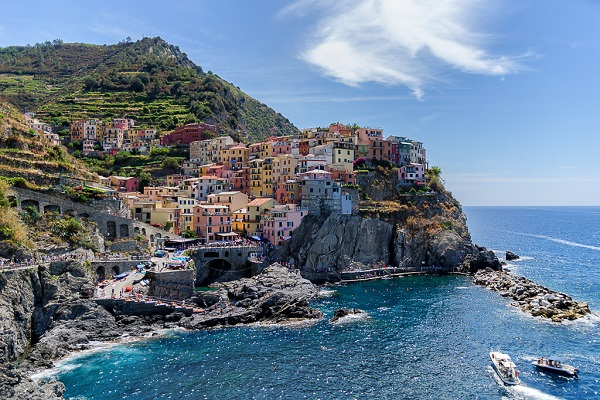
#> input picture test.jpg, 600 x 400 px, found by its file name
$ python edge_basic.py   (older library calls are emulated)
#> lines starting #> are read from the running program, lines starting #| are printed output that depends on the picture; after the words box and inside, x2 and y2 are one past the last pixel; in counts of white or black regions, pixels touching at a corner belong together
import cv2
import numpy as np

def sobel_magnitude(gray):
    sx = cv2.Sobel(gray, cv2.CV_64F, 1, 0, ksize=3)
    sy = cv2.Sobel(gray, cv2.CV_64F, 0, 1, ksize=3)
    mag = np.sqrt(sx**2 + sy**2)
    return np.clip(mag / mag.max() * 255, 0, 255).astype(np.uint8) if mag.max() > 0 else mag.astype(np.uint8)

def canny_edges(gray, low=50, high=150):
    return cv2.Canny(gray, low, high)

def laplacian_edges(gray):
    lap = cv2.Laplacian(gray, cv2.CV_64F)
    lap_abs = np.abs(lap)
    return np.clip(lap_abs / lap_abs.max() * 255, 0, 255).astype(np.uint8) if lap_abs.max() > 0 else lap_abs.astype(np.uint8)

def label(img, text):
    out = cv2.cvtColor(img, cv2.COLOR_GRAY2BGR) if len(img.shape) == 2 else img.copy()
    cv2.putText(out, text, (8, 22), cv2.FONT_HERSHEY_SIMPLEX, 0.65, (0, 255, 180), 2, cv2.LINE_AA)
    return out

def tile_2x2(tl, tr, bl, br):
    top = np.hstack([tl, tr])
    bot = np.hstack([bl, br])
    return np.vstack([top, bot])

def main():
    frame = cv2.imread("/home/exam/test.jpg")
#> frame is the input picture: shape (400, 600, 3); mean B, G, R 142.3, 123.3, 103.5
    if frame is None:
        print("Image not found")
        return

    gray = cv2.cvtColor(frame, cv2.COLOR_BGR2GRAY)
    gray = cv2.GaussianBlur(gray, (5, 5), 0)
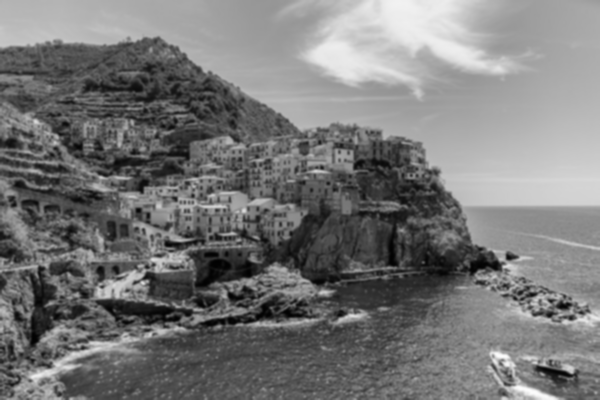
#> gray: shape (400, 600); min 1, max 252, mean 119.6

    t1 = label(frame, "Original")
#> in label, `cv2.putText(out, text, (8, 22), cv2.FONT_HERSHEY_SIMPLEX, 0.65, (0, 25..`: out: shape (400, 600, 3); 0.45% of pixels changed, all inside (x1, y1, x2, y2) = (7, 6, 84, 30)
    t2 = label(sobel_magnitude(gray), "Sobel Magnitude")
#> in label (call 2), `cv2.putText(out, text, (8, 22), cv2.FONT_HERSHEY_SIMPLEX, 0.65, (0, 25..`: out: shape (400, 600, 3); mean B, G, R 30.1, 31.7, 31.3
    t3 = label(canny_edges(gray), "Canny")
#> in canny_edges, `return cv2.Canny(gray, low, high)`:
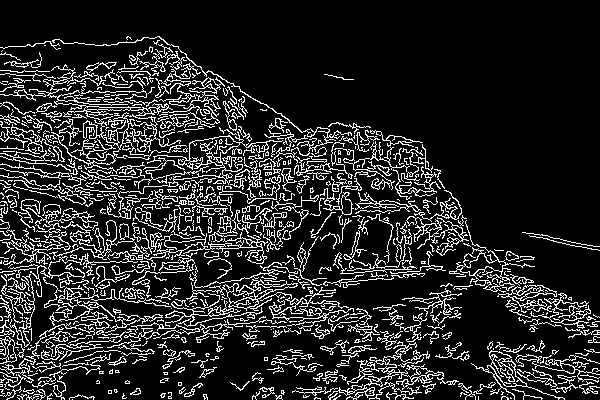
#> returned value: shape (400, 600); 15.4% white in thin lines or dots
#> in label (call 3), `out = cv2.cvtColor(img, cv2.COLOR_GRAY2BGR) if len(img.shape) == 2 els..`: out: shape (400, 600, 3); 15.4% white in thin lines or dots
#> in label (call 3), `cv2.putText(out, text, (8, 22), cv2.FONT_HERSHEY_SIMPLEX, 0.65, (0, 25..`: out: shape (400, 600, 3); mean B, G, R 39.2, 39.7, 39.6
    t4 = label(laplacian_edges(gray), "Laplacian")
#> in laplacian_edges, `lap = cv2.Laplacian(gray, cv2.CV_64F)`:
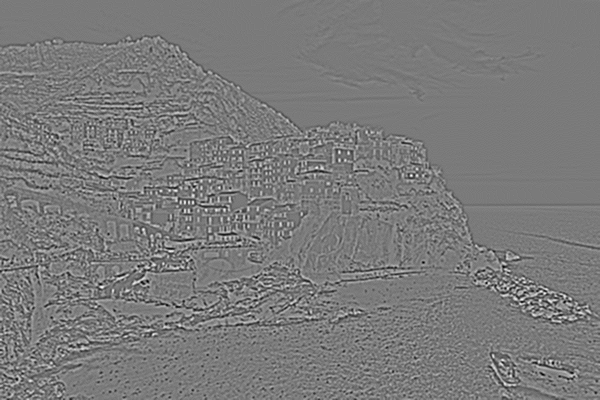
#> lap: shape (400, 600) float64; min -77, max 83, mean 0; drawn with min black and max white
#> call 4 of label, with text = 'Laplacian'
#> in label (call 4), `cv2.putText(out, text, (8, 22), cv2.FONT_HERSHEY_SIMPLEX, 0.65, (0, 25..`:
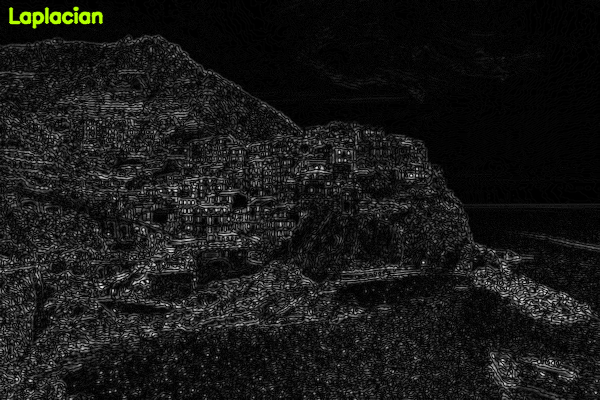
#> out: shape (400, 600, 3); mean B, G, R 23.3, 24.1, 23.9

    display = tile_2x2(t1, t2, t3, t4)
#> in tile_2x2, `top = np.hstack([tl, tr])`:
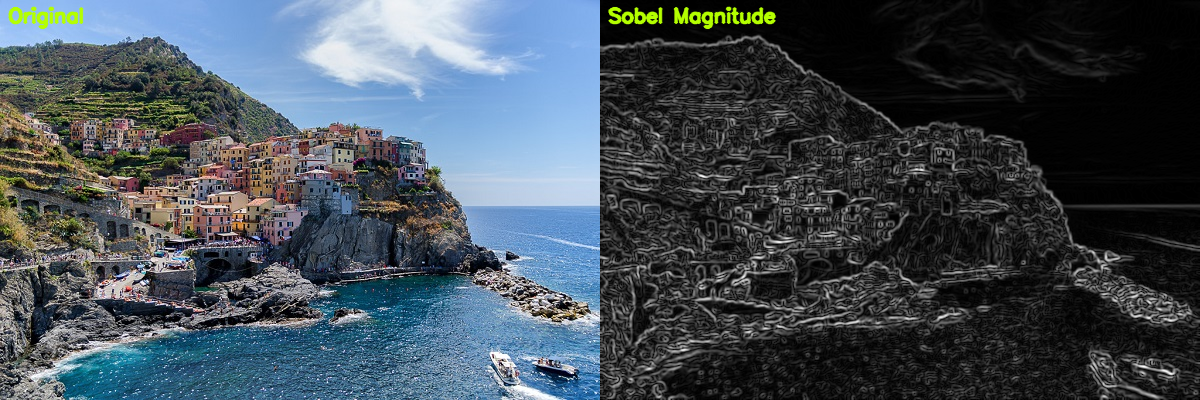
#> top: shape (400, 1200, 3); mean B, G, R 85.8, 77.6, 67.4
#> in tile_2x2, `bot = np.hstack([bl, br])`:
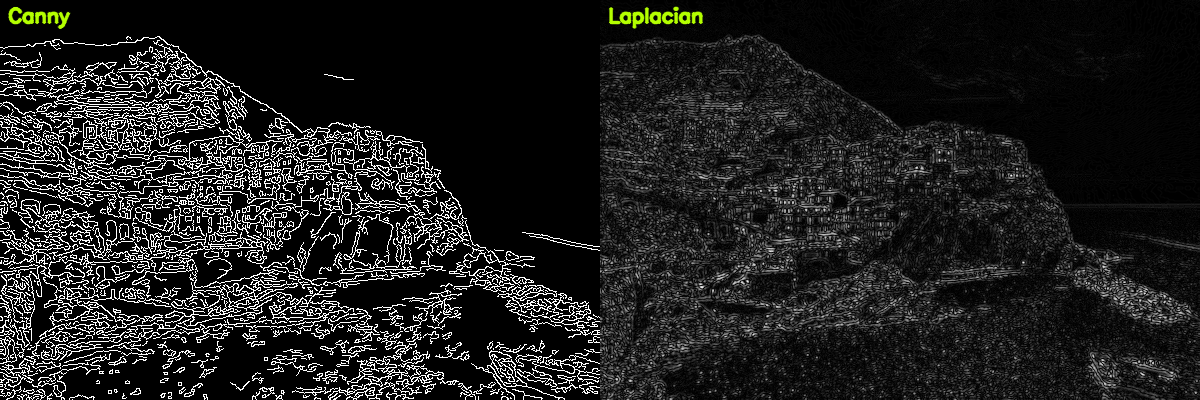
#> bot: shape (400, 1200, 3); mean B, G, R 31.2, 31.9, 31.7
#> in tile_2x2, `return np.vstack([top, bot])`:
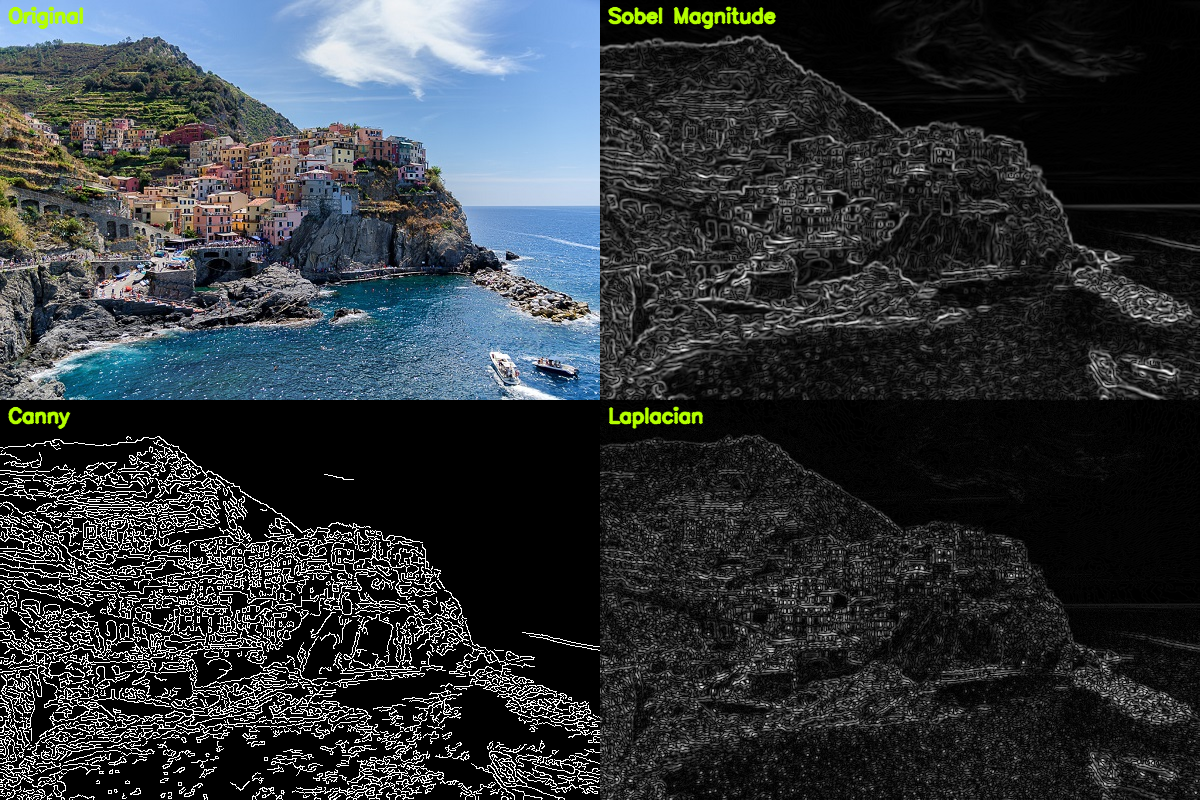
#> returned value: shape (800, 1200, 3); mean of channels 0, 1, 2 58.5, 54.8, 49.6; drawn as B, G, R
    cv2.imshow("Basic Edge Detection", display)
    cv2.waitKey(0)
    cv2.destroyAllWindows()

if __name__ == "__main__":
    main()

$ run again, with image1.jpeg copied over test.jpg
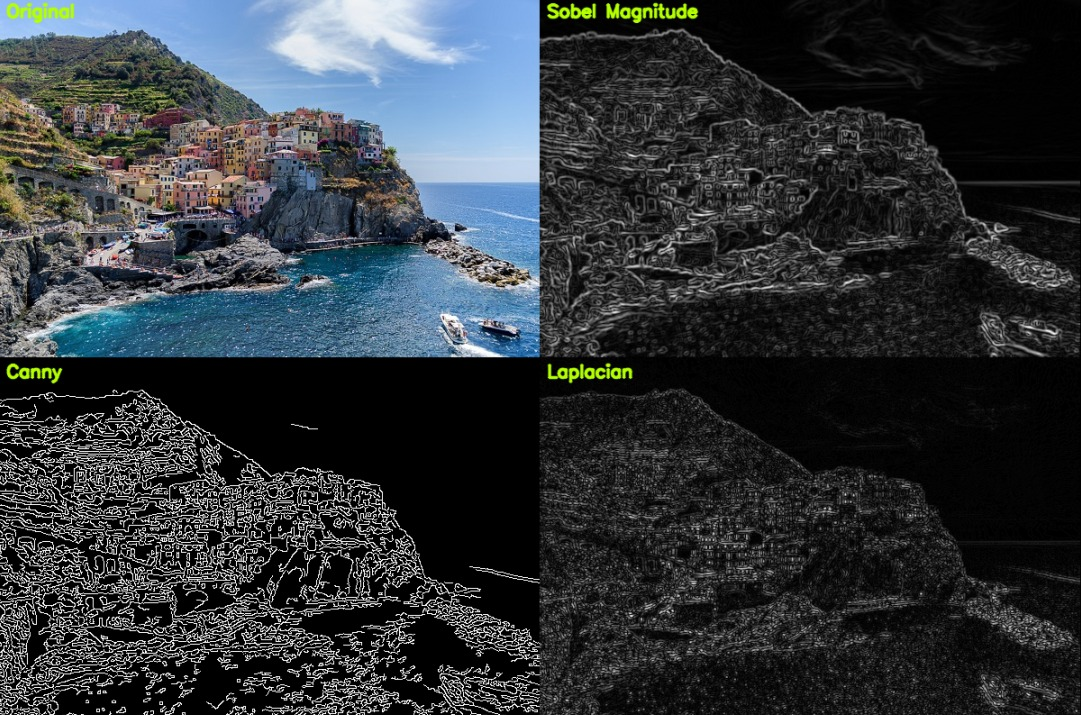
#> input picture image1.jpeg, 1081 x 715 px, found by its file name
#> in main, frame is the input picture: shape (715, 1081, 3); mean B, G, R 58.5, 54.7, 49.6
#> in label (call 4), `cv2.putText(out, text, (8, 22), cv2.FONT_HERSHEY_SIMPLEX, 0.65, (0, 25..`:
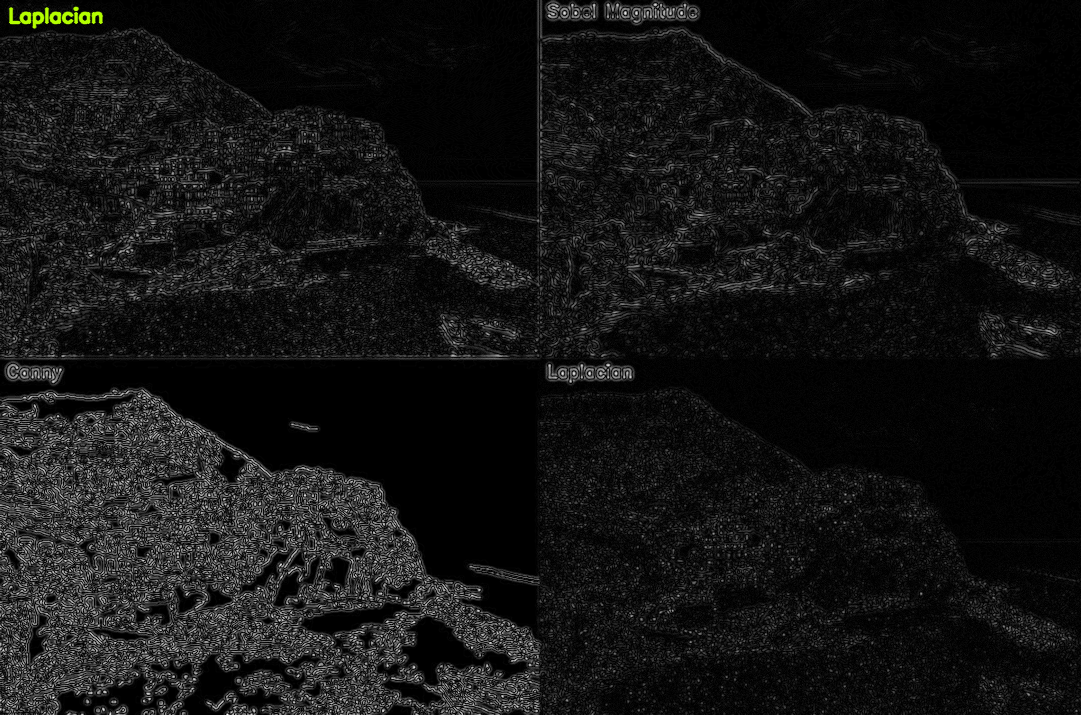
#> out: shape (715, 1081, 3); mean B, G, R 20.2, 20.5, 20.4
#> in tile_2x2, `return np.vstack([top, bot])`:
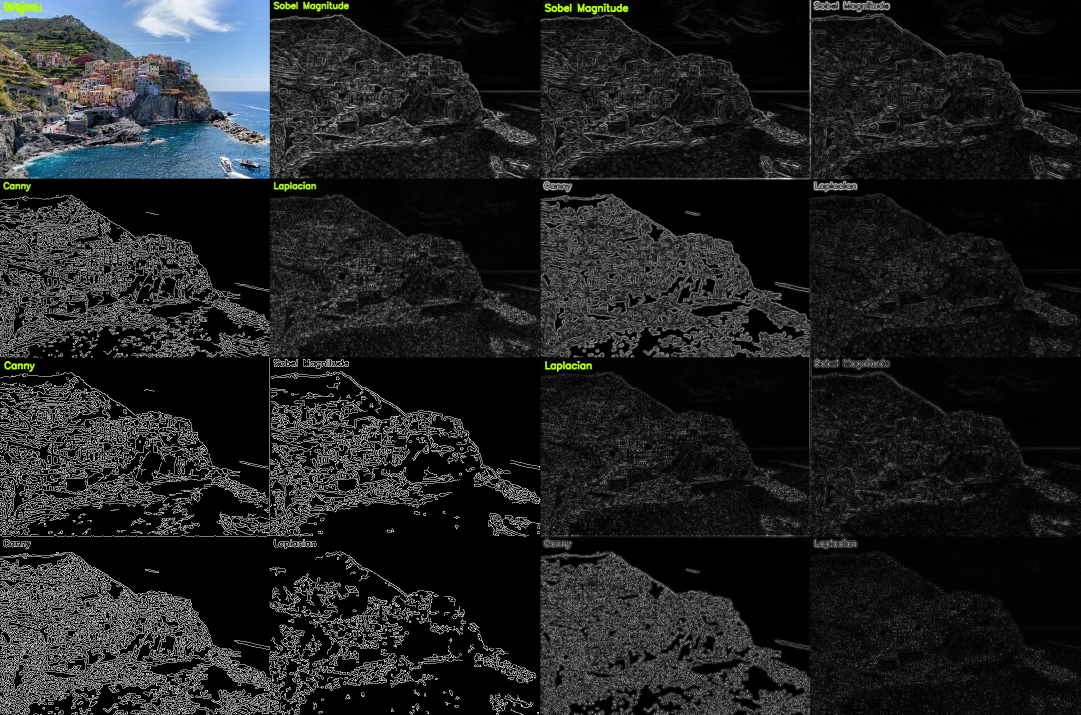
#> returned value: shape (1430, 2162, 3) (shown at 1/2 size); mean of channels 0, 1, 2 34.7, 34, 32.6; drawn as B, G, R

$ run again, with input_cars.jpeg copied over test.jpg
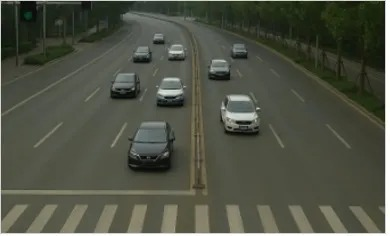
#> input picture input_cars.jpeg, 390 x 236 px, found by its file name
#> in main, frame is the input picture: shape (236, 390, 3); mean B, G, R 68.6, 82.3, 78.9
#> in label (call 4), `cv2.putText(out, text, (8, 22), cv2.FONT_HERSHEY_SIMPLEX, 0.65, (0, 25..`:
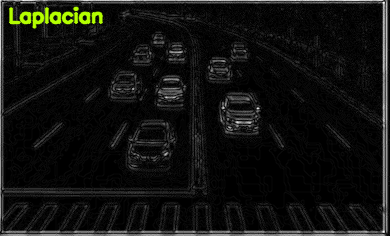
#> out: shape (236, 390, 3); mean B, G, R 16, 18.3, 17.6
#> in tile_2x2, `return np.vstack([top, bot])`:
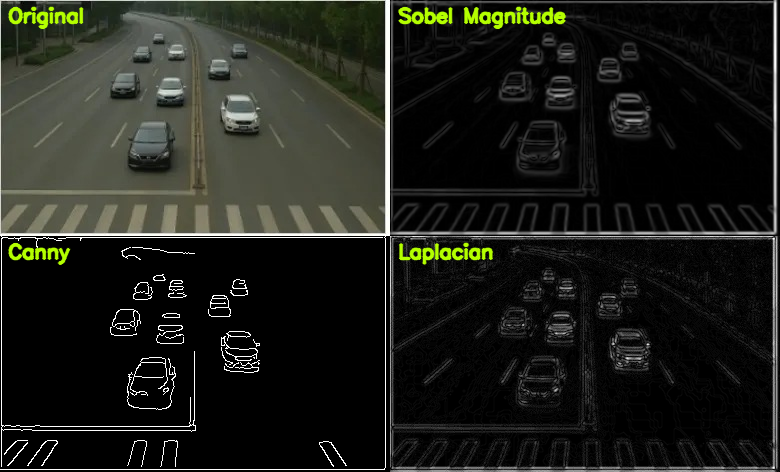
#> returned value: shape (472, 780, 3); mean of channels 0, 1, 2 26.9, 32.8, 31.2; drawn as B, G, R
